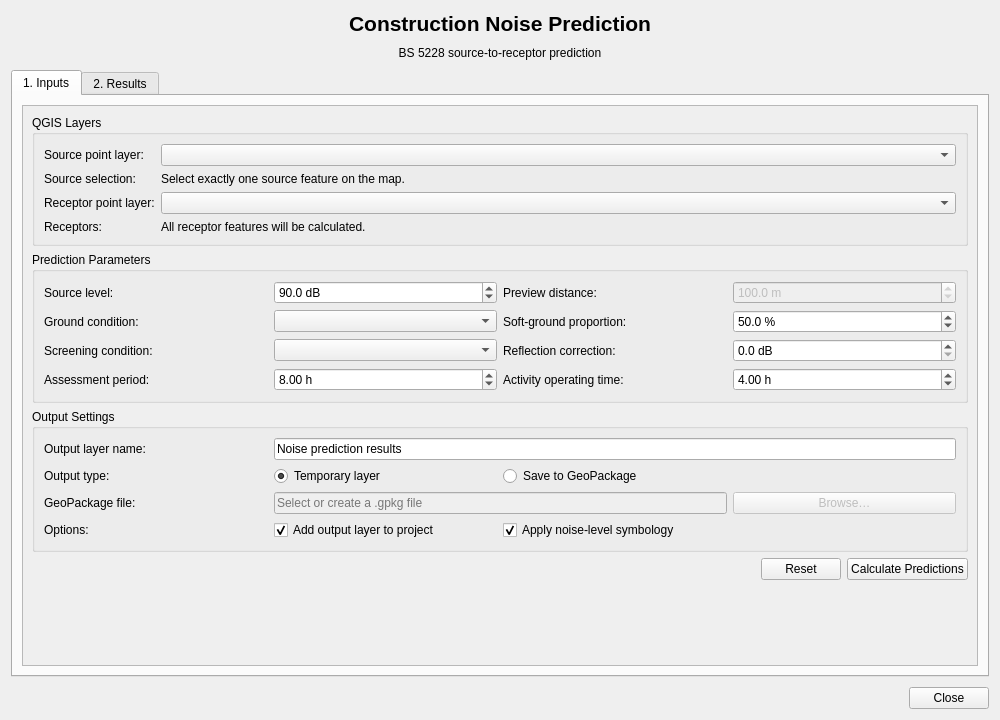
<?xml version="1.0" encoding="UTF-8"?>
<ui version="4.0">
 <class>NoisePredictionDialogBase</class>
 <widget class="QDialog" name="NoisePredictionDialogBase">
  <property name="geometry"><rect><x>0</x><y>0</y><width>1000</width><height>720</height></rect></property>
  <property name="minimumSize"><size><width>820</width><height>600</height></size></property>
  <property name="windowTitle"><string>Noise Prediction — BS 5228</string></property>
  <layout class="QVBoxLayout" name="mainLayout">
   <property name="spacing"><number>10</number></property>
   <item>
    <widget class="QLabel" name="titleLabel">
     <property name="font"><font><pointsize>16</pointsize><weight>75</weight><bold>true</bold></font></property>
     <property name="text"><string>Construction Noise Prediction</string></property>
     <property name="alignment"><set>Qt::AlignCenter</set></property>
    </widget>
   </item>
   <item>
    <widget class="QLabel" name="subtitleLabel">
     <property name="text"><string>BS 5228 source-to-receptor prediction</string></property>
     <property name="alignment"><set>Qt::AlignCenter</set></property>
    </widget>
   </item>
   <item>
    <widget class="QTabWidget" name="tabWidget">
     <property name="currentIndex"><number>0</number></property>
     <widget class="QWidget" name="inputsTab">
      <attribute name="title"><string>1. Inputs</string></attribute>
      <layout class="QVBoxLayout" name="inputsTabLayout">
       <item>
        <widget class="QScrollArea" name="inputsScrollArea">
         <property name="widgetResizable"><bool>true</bool></property>
         <widget class="QWidget" name="inputsScrollContents">
          <property name="geometry"><rect><x>0</x><y>0</y><width>930</width><height>560</height></rect></property>
          <layout class="QVBoxLayout" name="inputsScrollLayout">
           <item>
            <widget class="QGroupBox" name="layersGroupBox">
             <property name="title"><string>QGIS Layers</string></property>
             <layout class="QFormLayout" name="layersFormLayout">
              <item row="0" column="0"><widget class="QLabel" name="sourceLayerLabel"><property name="text"><string>Source point layer:</string></property></widget></item>
              <item row="0" column="1"><widget class="QgsMapLayerComboBox" name="sourceLayerCombo"/></item>
              <item row="1" column="0"><widget class="QLabel" name="sourceSelectionLabel"><property name="text"><string>Source selection:</string></property></widget></item>
              <item row="1" column="1"><widget class="QLabel" name="sourceStatusLabel"><property name="text"><string>Select exactly one source feature on the map.</string></property><property name="wordWrap"><bool>true</bool></property></widget></item>
              <item row="2" column="0"><widget class="QLabel" name="receptorLayerLabel"><property name="text"><string>Receptor point layer:</string></property></widget></item>
              <item row="2" column="1"><widget class="QgsMapLayerComboBox" name="receptorLayerCombo"/></item>
              <item row="3" column="0"><widget class="QLabel" name="receptorStatusTitleLabel"><property name="text"><string>Receptors:</string></property></widget></item>
              <item row="3" column="1"><widget class="QLabel" name="receptorStatusLabel"><property name="text"><string>All receptor features will be calculated.</string></property><property name="wordWrap"><bool>true</bool></property></widget></item>
             </layout>
            </widget>
           </item>
           <item>
            <widget class="QGroupBox" name="parametersGroupBox">
             <property name="title"><string>Prediction Parameters</string></property>
             <layout class="QGridLayout" name="parametersGridLayout">
              <item row="0" column="0"><widget class="QLabel" name="sourceLevelLabel"><property name="text"><string>Source level:</string></property></widget></item>
              <item row="0" column="1"><widget class="QDoubleSpinBox" name="sourceLevelSpin"><property name="maximum"><double>200.000000000000000</double></property><property name="decimals"><number>1</number></property><property name="value"><double>90.000000000000000</double></property><property name="suffix"><string> dB</string></property></widget></item>
              <item row="0" column="2"><widget class="QLabel" name="distanceLabel"><property name="text"><string>Preview distance:</string></property></widget></item>
              <item row="0" column="3"><widget class="QDoubleSpinBox" name="distanceSpin"><property name="enabled"><bool>false</bool></property><property name="minimum"><double>0.100000000000000</double></property><property name="maximum"><double>1000000.000000000000000</double></property><property name="decimals"><number>1</number></property><property name="value"><double>100.000000000000000</double></property><property name="suffix"><string> m</string></property></widget></item>
              <item row="1" column="0"><widget class="QLabel" name="groundLabel"><property name="text"><string>Ground condition:</string></property></widget></item>
              <item row="1" column="1"><widget class="QComboBox" name="groundCombo"/></item>
              <item row="1" column="2"><widget class="QLabel" name="softGroundLabel"><property name="text"><string>Soft-ground proportion:</string></property></widget></item>
              <item row="1" column="3"><widget class="QDoubleSpinBox" name="softGroundSpin"><property name="maximum"><double>100.000000000000000</double></property><property name="decimals"><number>1</number></property><property name="value"><double>50.000000000000000</double></property><property name="suffix"><string> %</string></property></widget></item>
              <item row="2" column="0"><widget class="QLabel" name="screeningLabel"><property name="text"><string>Screening condition:</string></property></widget></item>
              <item row="2" column="1"><widget class="QComboBox" name="screeningCombo"/></item>
              <item row="2" column="2"><widget class="QLabel" name="reflectionLabel"><property name="text"><string>Reflection correction:</string></property></widget></item>
              <item row="2" column="3"><widget class="QDoubleSpinBox" name="reflectionSpin"><property name="maximum"><double>20.000000000000000</double></property><property name="decimals"><number>1</number></property><property name="suffix"><string> dB</string></property></widget></item>
              <item row="3" column="0"><widget class="QLabel" name="assessmentLabel"><property name="text"><string>Assessment period:</string></property></widget></item>
              <item row="3" column="1"><widget class="QDoubleSpinBox" name="assessmentDurationSpin"><property name="minimum"><double>0.010000000000000</double></property><property name="maximum"><double>48.000000000000000</double></property><property name="decimals"><number>2</number></property><property name="value"><double>8.000000000000000</double></property><property name="suffix"><string> h</string></property></widget></item>
              <item row="3" column="2"><widget class="QLabel" name="activityLabel"><property name="text"><string>Activity operating time:</string></property></widget></item>
              <item row="3" column="3"><widget class="QDoubleSpinBox" name="activityDurationSpin"><property name="minimum"><double>0.010000000000000</double></property><property name="maximum"><double>48.000000000000000</double></property><property name="decimals"><number>2</number></property><property name="value"><double>4.000000000000000</double></property><property name="suffix"><string> h</string></property></widget></item>
             </layout>
            </widget>
           </item>
           <item>
            <widget class="QGroupBox" name="outputGroupBox">
             <property name="title"><string>Output Settings</string></property>
             <layout class="QGridLayout" name="outputGridLayout">
              <item row="0" column="0"><widget class="QLabel" name="outputLayerNameLabel"><property name="text"><string>Output layer name:</string></property></widget></item>
              <item row="0" column="1" colspan="3"><widget class="QLineEdit" name="outputLayerNameEdit"><property name="text"><string>Noise prediction results</string></property><property name="placeholderText"><string>Enter the output layer name</string></property></widget></item>
              <item row="1" column="0"><widget class="QLabel" name="outputTypeLabel"><property name="text"><string>Output type:</string></property></widget></item>
              <item row="1" column="1"><widget class="QRadioButton" name="temporaryOutputRadio"><property name="text"><string>Temporary layer</string></property><property name="checked"><bool>true</bool></property></widget></item>
              <item row="1" column="2" colspan="2"><widget class="QRadioButton" name="permanentOutputRadio"><property name="text"><string>Save to GeoPackage</string></property></widget></item>
              <item row="2" column="0"><widget class="QLabel" name="outputPathLabel"><property name="text"><string>GeoPackage file:</string></property></widget></item>
              <item row="2" column="1" colspan="2"><widget class="QLineEdit" name="outputPathEdit"><property name="enabled"><bool>false</bool></property><property name="placeholderText"><string>Select or create a .gpkg file</string></property></widget></item>
              <item row="2" column="3"><widget class="QPushButton" name="browseOutputButton"><property name="enabled"><bool>false</bool></property><property name="text"><string>Browse…</string></property></widget></item>
              <item row="3" column="0"><widget class="QLabel" name="outputOptionsLabel"><property name="text"><string>Options:</string></property></widget></item>
              <item row="3" column="1"><widget class="QCheckBox" name="addToProjectCheck"><property name="text"><string>Add output layer to project</string></property><property name="checked"><bool>true</bool></property></widget></item>
              <item row="3" column="2" colspan="2"><widget class="QCheckBox" name="applySymbologyCheck"><property name="text"><string>Apply noise-level symbology</string></property><property name="checked"><bool>true</bool></property></widget></item>
             </layout>
            </widget>
           </item>
           <item>
            <layout class="QHBoxLayout" name="inputActionsLayout">
             <item><spacer name="inputActionsSpacer"><property name="orientation"><enum>Qt::Horizontal</enum></property><property name="sizeHint" stdset="0"><size><width>40</width><height>20</height></size></property></spacer></item>
             <item><widget class="QPushButton" name="resetButton"><property name="text"><string>Reset</string></property><property name="minimumHeight"><number>36</number></property></widget></item>
             <item><widget class="QPushButton" name="calculateButton"><property name="text"><string>Calculate Predictions</string></property><property name="default"><bool>true</bool></property><property name="minimumHeight"><number>36</number></property></widget></item>
            </layout>
           </item>
           <item><spacer name="inputsVerticalSpacer"><property name="orientation"><enum>Qt::Vertical</enum></property><property name="sizeHint" stdset="0"><size><width>20</width><height>40</height></size></property></spacer></item>
          </layout>
         </widget>
        </widget>
       </item>
      </layout>
     </widget>
     <widget class="QWidget" name="resultsTab">
      <attribute name="title"><string>2. Results</string></attribute>
      <layout class="QVBoxLayout" name="resultsTabLayout">
       <item>
        <widget class="QGroupBox" name="summaryGroupBox">
         <property name="title"><string>First Receptor Summary</string></property>
         <layout class="QGridLayout" name="summaryGridLayout">
          <item row="0" column="0"><widget class="QLabel" name="distanceResultTitle"><property name="text"><string>Distance attenuation:</string></property></widget></item>
          <item row="0" column="1"><widget class="QLabel" name="distanceResultLabel"><property name="text"><string>—</string></property><property name="alignment"><set>Qt::AlignRight|Qt::AlignVCenter</set></property></widget></item>
          <item row="1" column="0"><widget class="QLabel" name="groundResultTitle"><property name="text"><string>Ground attenuation:</string></property></widget></item>
          <item row="1" column="1"><widget class="QLabel" name="groundResultLabel"><property name="text"><string>—</string></property><property name="alignment"><set>Qt::AlignRight|Qt::AlignVCenter</set></property></widget></item>
          <item row="2" column="0"><widget class="QLabel" name="screeningResultTitle"><property name="text"><string>Screening attenuation:</string></property></widget></item>
          <item row="2" column="1"><widget class="QLabel" name="screeningResultLabel"><property name="text"><string>—</string></property><property name="alignment"><set>Qt::AlignRight|Qt::AlignVCenter</set></property></widget></item>
          <item row="3" column="0"><widget class="QLabel" name="reflectionResultTitle"><property name="text"><string>Reflection correction:</string></property></widget></item>
          <item row="3" column="1"><widget class="QLabel" name="reflectionResultLabel"><property name="text"><string>—</string></property><property name="alignment"><set>Qt::AlignRight|Qt::AlignVCenter</set></property></widget></item>
          <item row="4" column="0"><widget class="QLabel" name="durationResultTitle"><property name="text"><string>Duration correction:</string></property></widget></item>
          <item row="4" column="1"><widget class="QLabel" name="durationResultLabel"><property name="text"><string>—</string></property><property name="alignment"><set>Qt::AlignRight|Qt::AlignVCenter</set></property></widget></item>
          <item row="5" column="0"><widget class="QLabel" name="beforeDurationResultTitle"><property name="text"><string>Level before duration:</string></property></widget></item>
          <item row="5" column="1"><widget class="QLabel" name="beforeDurationResultLabel"><property name="text"><string>—</string></property><property name="alignment"><set>Qt::AlignRight|Qt::AlignVCenter</set></property></widget></item>
          <item row="6" column="0"><widget class="QLabel" name="predictedResultTitle"><property name="font"><font><weight>75</weight><bold>true</bold></font></property><property name="text"><string>Predicted noise level:</string></property></widget></item>
          <item row="6" column="1"><widget class="QLabel" name="predictedResultLabel"><property name="font"><font><pointsize>16</pointsize><weight>75</weight><bold>true</bold></font></property><property name="text"><string>—</string></property><property name="alignment"><set>Qt::AlignRight|Qt::AlignVCenter</set></property></widget></item>
         </layout>
        </widget>
       </item>
       <item>
        <widget class="QGroupBox" name="resultsTableGroupBox">
         <property name="title"><string>Receptor Prediction Results</string></property>
         <layout class="QVBoxLayout" name="resultsTableLayout">
          <item><widget class="QTableWidget" name="resultsTable"/></item>
         </layout>
        </widget>
       </item>
      </layout>
     </widget>
    </widget>
   </item>
   <item>
    <widget class="QDialogButtonBox" name="dialogButtons">
     <property name="standardButtons"><set>QDialogButtonBox::Close</set></property>
    </widget>
   </item>
  </layout>
 </widget>
 <customwidgets>
  <customwidget>
   <class>QgsMapLayerComboBox</class>
   <extends>QComboBox</extends>
   <header>qgis.gui</header>
  </customwidget>
 </customwidgets>
 <resources/>
 <connections/>
</ui>
